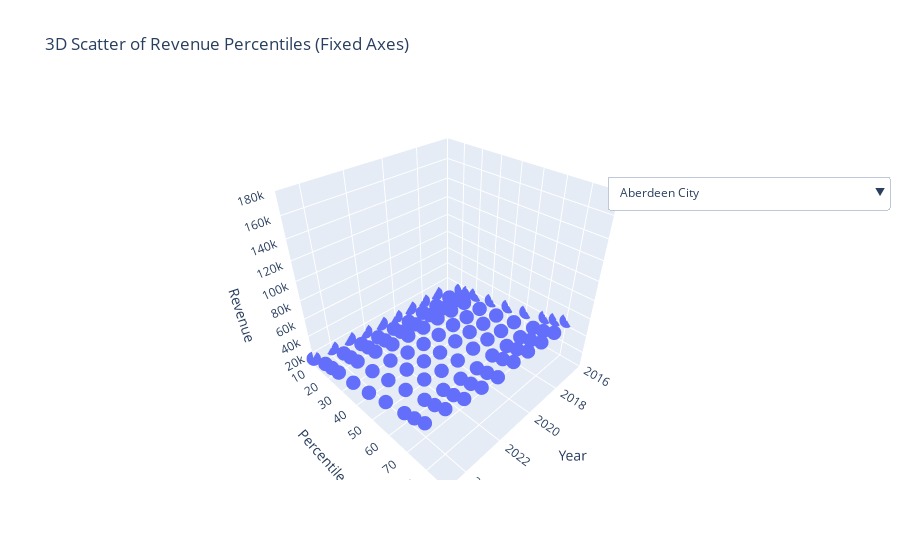

Notebook code for this chart:
### Code cell
df_long = combined_percentiles.stack(level=[0,1]).reset_index()
df_long.columns = ['Council', 'Year', 'Percentile', 'Revenue']

# Convert to numeric
df_long['Year'] = pd.to_numeric(df_long['Year'])
df_long['Percentile'] = pd.to_numeric(df_long['Percentile'])
df_long['Revenue'] = pd.to_numeric(df_long['Revenue'])

fig = go.Figure()

x_min, x_max = df_long['Year'].min(), df_long['Year'].max()
y_min, y_max = df_long['Percentile'].min(), df_long['Percentile'].max()
z_min, z_max = df_long['Revenue'].min(), df_long['Revenue'].max()


councils = df_long['Council'].unique()
for i, council in enumerate(councils):
    df_c = df_long[df_long['Council'] == council]
    fig.add_trace(go.Scatter3d(x=df_c['Year'],y=df_c['Percentile'],z=df_c['Revenue'],mode='markers',marker=dict(size=5),name=council, visible=(i==0)))

buttons = []
for i, council in enumerate(councils):
    visible = [False]*len(councils)
    visible[i] = True
    buttons.append(dict(label=council, method="update", args=[{"visible": visible}, {"title": f"Region: {council}"}]))

fig.update_layout(
    updatemenus=[dict(active=0, buttons=buttons, x=1.1, y=0.8)],
    scene=dict(
        xaxis=dict(title='Year', range=[x_min, x_max]),
        yaxis=dict(title='Percentile', range=[y_min, y_max]),
        zaxis=dict(title='Revenue', range=[z_min, z_max]),
    ),
    title="Income Percentiles By Council By Region By Year"
)

fig.show()
